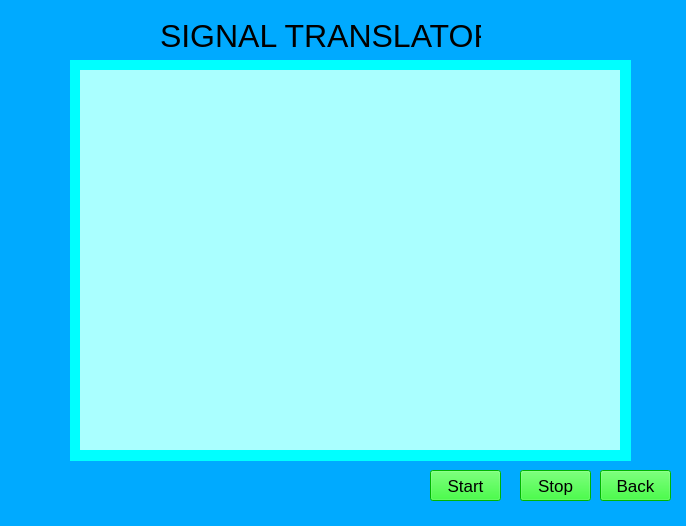
<?xml version="1.0" encoding="UTF-8"?>
<ui version="4.0">
 <class>SignalTranslator</class>
 <widget class="QWidget" name="SignalTranslator">
  <property name="geometry">
   <rect>
    <x>0</x>
    <y>0</y>
    <width>686</width>
    <height>526</height>
   </rect>
  </property>
  <property name="windowTitle">
   <string>Signal Translator App</string>
  </property>
  <property name="styleSheet">
   <string notr="true">background-color:rgb(0, 170, 255)</string>
  </property>
  <widget class="QWidget" name="widget" native="true">
   <property name="geometry">
    <rect>
     <x>70</x>
     <y>60</y>
     <width>561</width>
     <height>401</height>
    </rect>
   </property>
   <property name="styleSheet">
    <string notr="true">background-color: rgb(0, 255, 255);</string>
   </property>
   <widget class="QLabel" name="label">
    <property name="geometry">
     <rect>
      <x>10</x>
      <y>10</y>
      <width>540</width>
      <height>380</height>
     </rect>
    </property>
    <property name="styleSheet">
     <string notr="true">background-color: rgb(170, 255, 255);</string>
    </property>
    <property name="text">
     <string/>
    </property>
   </widget>
  </widget>
  <widget class="QLabel" name="label_2">
   <property name="geometry">
    <rect>
     <x>160</x>
     <y>20</y>
     <width>321</width>
     <height>31</height>
    </rect>
   </property>
   <property name="font">
    <font>
     <pointsize>24</pointsize>
    </font>
   </property>
   <property name="text">
    <string>SIGNAL TRANSLATOR</string>
   </property>
  </widget>
  <widget class="QPushButton" name="pushButton">
   <property name="geometry">
    <rect>
     <x>600</x>
     <y>470</y>
     <width>71</width>
     <height>31</height>
    </rect>
   </property>
   <property name="font">
    <font>
     <pointsize>13</pointsize>
    </font>
   </property>
   <property name="styleSheet">
    <string notr="true">background-color:rgb(0, 255, 0)</string>
   </property>
   <property name="text">
    <string>Back</string>
   </property>
  </widget>
  <widget class="QPushButton" name="pushButton_2">
   <property name="geometry">
    <rect>
     <x>520</x>
     <y>470</y>
     <width>71</width>
     <height>31</height>
    </rect>
   </property>
   <property name="font">
    <font>
     <pointsize>13</pointsize>
    </font>
   </property>
   <property name="styleSheet">
    <string notr="true">background-color:rgb(0, 255, 0)</string>
   </property>
   <property name="text">
    <string>Stop</string>
   </property>
  </widget>
  <widget class="QPushButton" name="pushButton_3">
   <property name="geometry">
    <rect>
     <x>430</x>
     <y>470</y>
     <width>71</width>
     <height>31</height>
    </rect>
   </property>
   <property name="font">
    <font>
     <pointsize>13</pointsize>
    </font>
   </property>
   <property name="styleSheet">
    <string notr="true">background-color:rgb(0, 255, 0)</string>
   </property>
   <property name="text">
    <string>Start</string>
   </property>
  </widget>
 </widget>
 <resources/>
 <connections/>
</ui>
